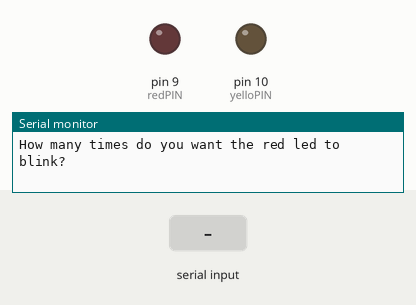
The sketch below on a simulated Arduino Uno, built with avr-gcc and run on an emulated ATmega328P. Shown: output pins drawn as LEDs (lit = HIGH), the last lines printed to the serial monitor. Dashed ring = blinking. Inputs (shaded band) come from the test bench.

Above: at 1.2 s.
1.3 s: "90,45\n" received over Serial
At 1.42 s:
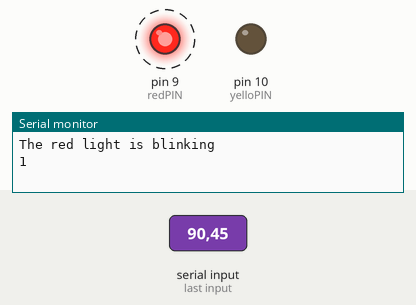
At 46.45 s:
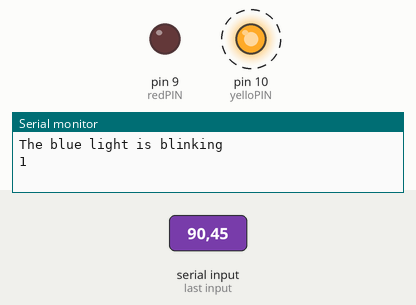
Timing chart, 0 to 48.3 s (numbered marks = the images above; inputs shaded):
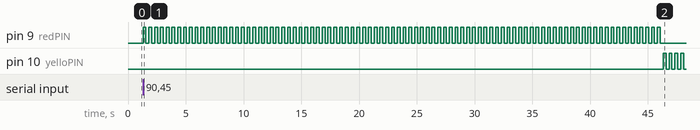

The sketch:

emp3.ino
```cpp
  int redPIN = 9;
  int yelloPIN = 10;
  int redON = 250;
  int redOFF = 250;
  int redc;
  int yelooc;

void setup() {
  pinMode(redPIN,OUTPUT);
  pinMode(yelloPIN,OUTPUT);
  Serial.begin(9600);
}

void loop() {
  Serial.println("How many times do you want the red led to blink?");
  while(Serial.available()==0)
  {

  }
  redc = Serial.parseInt();
  Serial.println("The red light is blinking");
    for(int i=1;i<=redc;i=i+1)
    {
        Serial.println(i);
        digitalWrite(redPIN,HIGH);
        delay(redON);
        digitalWrite(redPIN,LOW);
        delay(redOFF);
    }
  Serial.println("How many times do you want the blue led to blink?");
  while(Serial.available()==0)
  {

  }
  yelooc = Serial.parseInt();
    Serial.println("The blue light is blinking");
    for(int j=1;j<=yelooc;j=j+1)
    {
        Serial.println(j);
        digitalWrite(yelloPIN,HIGH);
        delay(redON);
        digitalWrite(yelloPIN,LOW);
        delay(redOFF);
    }

}
```

Measured:
- after the input at 1.3 s, pin 9 (redPIN): alternates HIGH for 0.25 s and LOW for 0.25 s, 180 changes in all, then stays LOW, starting at once; pin 10 (yelloPIN): alternates HIGH for 0.25 s and LOW for 0.25 s, starting after 45.0 s
